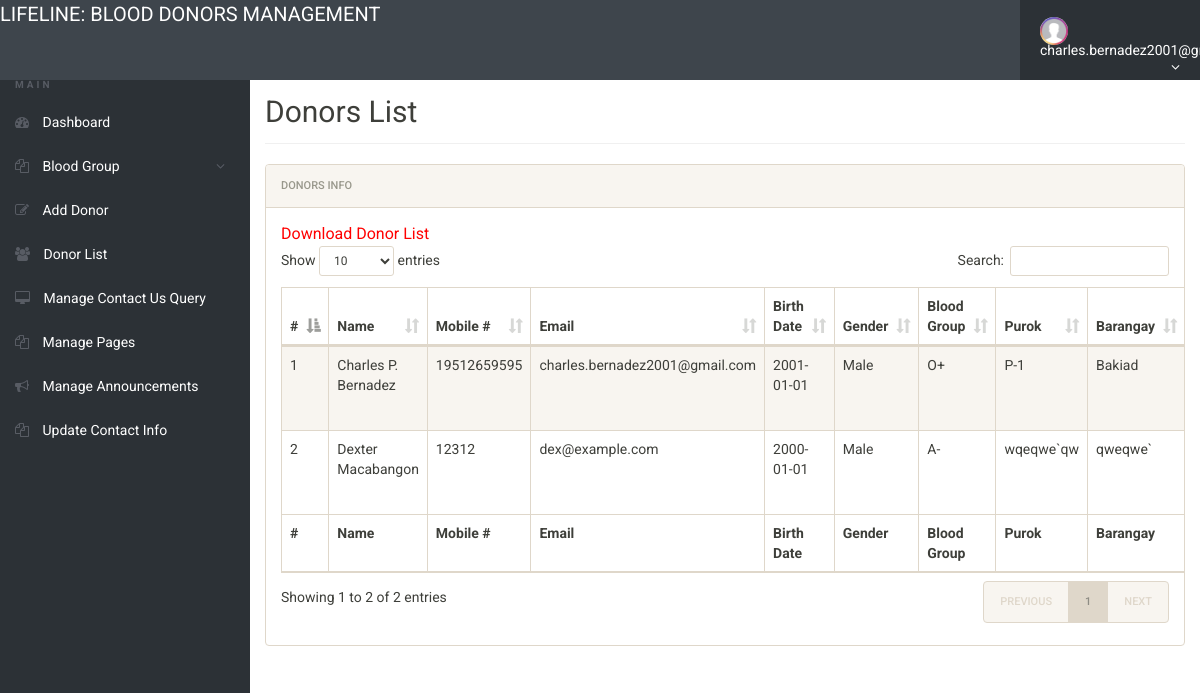
Before: /admin/donor-list.php (signed in) with the older database file.
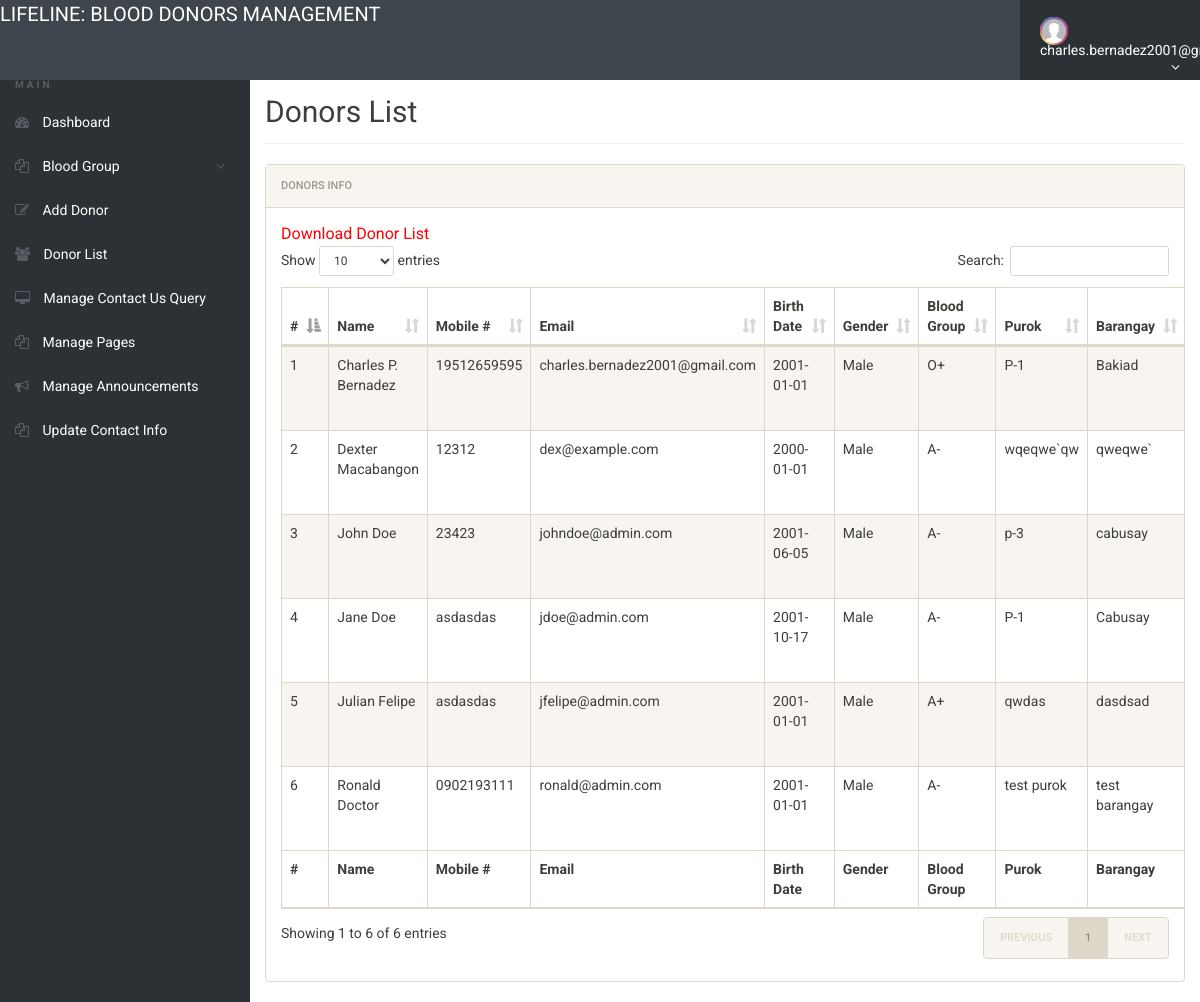
After: the same page with the newer database file.
### tables this page shows
CREATE TABLE `tblblooddonars` (
  `id` int NOT NULL AUTO_INCREMENT,
  `FullName` varchar(100) DEFAULT NULL,
  `MobileNumber` char(11) DEFAULT NULL,
  `EmailId` varchar(100) NOT NULL,
  `password` varchar(250) NOT NULL DEFAULT '',
  `Gender` varchar(20) DEFAULT NULL,
  `BirthDay` date DEFAULT NULL,
  `age` int DEFAULT NULL,
  `BloodGroup` varchar(20) DEFAULT NULL,
  `Purok` varchar(10) NOT NULL,
  `Barangay` varchar(255) DEFAULT NULL,
  `Message` mediumtext,
  `PostingDate` timestamp NOT NULL DEFAULT CURRENT_TIMESTAMP,
  `status` int DEFAULT NULL,
  PRIMARY KEY (`id`),
  UNIQUE KEY `EmailId` (`EmailId`)
);

### admin/donor-list.php (the view, shortened to what this page needs)
<?php
include('includes/config.php');
if (strlen($_SESSION['alogin']) == 0) {
	header('location:index.php');
} else {
?>
	<!doctype html>
	<html lang="en" class="no-js">
	<head>
		<link rel="stylesheet" href="css/font-awesome.min.css">
		<link rel="stylesheet" href="css/bootstrap.min.css">
		<link rel="stylesheet" href="css/dataTables.bootstrap.min.css">
		<link rel="stylesheet" href="css/bootstrap-social.css">
		<link rel="stylesheet" href="css/bootstrap-select.css">
		<link rel="stylesheet" href="css/fileinput.min.css">
		<link rel="stylesheet" href="css/awesome-bootstrap-checkbox.css">
		<link rel="stylesheet" href="css/style.css">
	</head>
	<body>
		<?php include('includes/header.php'); ?>
		<div class="ts-main-content">
			<?php include('includes/leftbar.php'); ?>
			<div class="content-wrapper">
				<div class="container-fluid">
					<div class="row">
						<div class="col-md-12">
							<h2 class="page-title">Donors List</h2>
							<div class="panel panel-default">
								<div class="panel-heading">Donors Info</div>
								<div class="panel-body">
									<a href="download-records.php" style="color:red; font-size:16px;">Download Donor List</a>
									<table id="zctb" class="display table table-striped table-bordered table-hover" cellspacing="0" width="100%">
										<thead>
											<tr>
												<th>#</th>
												<th>Name</th>
												<th>Mobile #</th>
												<th>Email</th>
												<th>Birth Date</th>
												<th>Gender</th>
												<th>Blood Group</th>
												<th>Purok</th>
												<th>Barangay</th>
											</tr>
										</thead>
										<tfoot>
											<tr>
												<th>#</th>
												<th>Name</th>
												<th>Mobile #</th>
												<th>Email</th>
												<th>Birth Date</th>
												<th>Gender</th>
												<th>Blood Group</th>
												<th>Purok</th>
												<th>Barangay</th>
											</tr>
										</tfoot>
										<tbody>
											<?php $sql = "SELECT * from  tblblooddonars ";
											$query = $dbh->prepare($sql);
											$query->execute();
											$results = $query->fetchAll(PDO::FETCH_OBJ);
											$cnt = 1;
											if ($query->rowCount() > 0) {
												foreach ($results as $result) {				?>
													<tr>
														<td><?php echo htmlentities($cnt); ?></td>
														<td><?php echo htmlentities($result->FullName); ?></td>
														<td><?php echo htmlentities($result->MobileNumber); ?></td>
														<td><?php echo htmlentities($result->EmailId); ?></td>
														<td><?php echo htmlentities($result->BirthDay); ?></td>
														<td><?php echo htmlentities($result->Gender); ?></td>
														<td><?php echo htmlentities($result->BloodGroup); ?></td>
														<td><?php echo htmlentities($result->Purok); ?></td>
														<td><?php echo htmlentities($result->Barangay); ?></td>
													</tr>
											<?php $cnt = $cnt + 1;
												}
											} ?>
										</tbody>
									</table>
								</div>
							</div>
						</div>
					</div>
				</div>
			</div>
		</div>
	</body>
	</html>
<?php } ?>

Changed rows visible on the page:
added tblblooddonars: FullName "John Doe", MobileNumber "23423", EmailId "johndoe@admin.com", BirthDay "2001-06-05", Gender "Male", BloodGroup "A-", Purok "p-3", Barangay "cabusay"
added tblblooddonars: FullName "Jane Doe", MobileNumber "asdasdas", EmailId "jdoe@admin.com", BirthDay "2001-10-17", Gender "Male", BloodGroup "A-", Purok "P-1", Barangay "Cabusay"
added tblblooddonars: FullName "Julian Felipe", MobileNumber "asdasdas", EmailId "jfelipe@admin.com", BirthDay "2001-01-01", Gender "Male", BloodGroup "A+", Purok "qwdas", Barangay "dasdsad"
added tblblooddonars: FullName "Ronald Doctor", MobileNumber "0902193111", EmailId "ronald@admin.com", BirthDay "2001-01-01", Gender "Male", BloodGroup "A-", Purok "test purok", Barangay "test barangay"
Other visible differences:
text written by a page script: "Show entries Search: Showing 1 to 2 of 2 entries PREVIOUS 1 NEXT" → "Show entries Search: Showing 1 to 6 of 6 entries PREVIOUS 1 NEXT"
